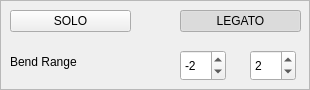
            <widget class="QFrame" name="frame_2">
             <property name="sizePolicy">
              <sizepolicy hsizetype="Preferred" vsizetype="MinimumExpanding">
               <horstretch>0</horstretch>
               <verstretch>0</verstretch>
              </sizepolicy>
             </property>
             <property name="frameShape">
              <enum>QFrame::StyledPanel</enum>
             </property>
             <property name="frameShadow">
              <enum>QFrame::Raised</enum>
             </property>
             <widget class="QPushButton" name="btnKeyAssignMode">
              <property name="geometry">
               <rect>
                <x>10</x>
                <y>10</y>
                <width>121</width>
                <height>22</height>
               </rect>
              </property>
              <property name="accessibleName">
               <string>toggle-btn</string>
              </property>
              <property name="text">
               <string>SOLO</string>
              </property>
              <property name="checkable">
               <bool>true</bool>
              </property>
              <property name="checked">
               <bool>false</bool>
              </property>
             </widget>
             <widget class="QPushButton" name="btnSoloLegato">
              <property name="geometry">
               <rect>
                <x>180</x>
                <y>10</y>
                <width>121</width>
                <height>22</height>
               </rect>
              </property>
              <property name="accessibleName">
               <string>toggle-btn</string>
              </property>
              <property name="text">
               <string>LEGATO</string>
              </property>
              <property name="checkable">
               <bool>true</bool>
              </property>
              <property name="checked">
               <bool>true</bool>
              </property>
             </widget>
             <widget class="QLabel" name="label_67">
              <property name="geometry">
               <rect>
                <x>10</x>
                <y>50</y>
                <width>91</width>
                <height>23</height>
               </rect>
              </property>
              <property name="text">
               <string>Bend Range</string>
              </property>
             </widget>
             <widget class="QSpinBox" name="bendMin">
              <property name="geometry">
               <rect>
                <x>180</x>
                <y>50</y>
                <width>46</width>
                <height>31</height>
               </rect>
              </property>
              <property name="minimum">
               <number>-48</number>
              </property>
              <property name="maximum">
               <number>0</number>
              </property>
              <property name="value">
               <number>-2</number>
              </property>
             </widget>
             <widget class="QSpinBox" name="benMax">
              <property name="geometry">
               <rect>
                <x>250</x>
                <y>50</y>
                <width>46</width>
                <height>31</height>
               </rect>
              </property>
              <property name="minimum">
               <number>0</number>
              </property>
              <property name="maximum">
               <number>12</number>
              </property>
              <property name="value">
               <number>2</number>
              </property>
             </widget>
            </widget>
